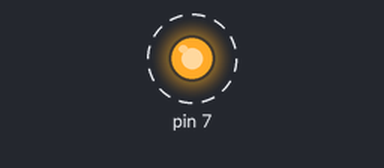
This program was run on a simulated Raspberry Pi (header pin numbers). Parts: output pins drawn as LEDs (lit = HIGH). Dashed ring = blinking.

Above: at 0.5 s.
Timing chart, 0 to 4.6 s (numbered marks = the images above):
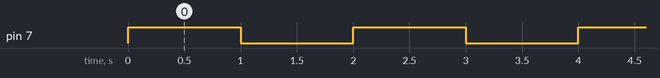

Measured:
- by itself, pin 7: alternates HIGH for 1.0 s and LOW for 1.0 s

The program:

FlashLED.py
```python
import time
import RPi.GPIO as GPIO
GPIO.cleanup()
GPIO.setmode(GPIO.BOARD)
GPIO.setup(7,GPIO.OUT)
while True:

        GPIO.output(7,GPIO.HIGH)
        time.sleep(1)

        GPIO.output(7,GPIO.LOW)
        time.sleep(1)
```
